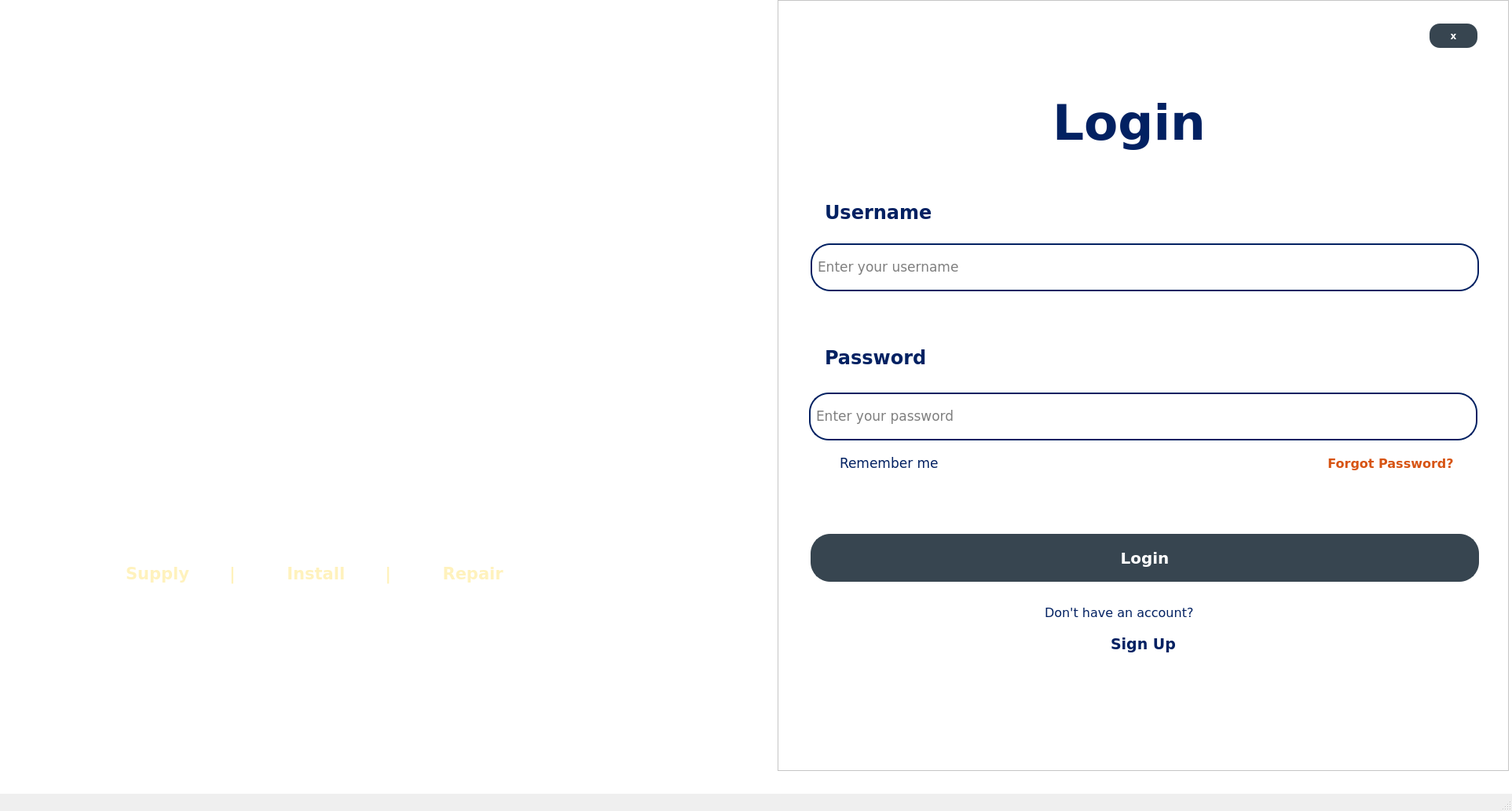
<?xml version="1.0" encoding="UTF-8"?>
<ui version="4.0">
 <class>OwnrLOGIN</class>
 <widget class="QMainWindow" name="OwnrLOGIN">
  <property name="geometry">
   <rect>
    <x>0</x>
    <y>0</y>
    <width>1925</width>
    <height>1033</height>
   </rect>
  </property>
  <property name="maximumSize">
   <size>
    <width>16777215</width>
    <height>16777215</height>
   </size>
  </property>
  <property name="windowTitle">
   <string>Inventory and Sales Management System</string>
  </property>
  <widget class="QWidget" name="centralwidget">
   <property name="styleSheet">
    <string notr="true">background-color: white;</string>
   </property>
   <widget class="QLabel" name="PIC">
    <property name="geometry">
     <rect>
      <x>0</x>
      <y>0</y>
      <width>1921</width>
      <height>982</height>
     </rect>
    </property>
    <property name="minimumSize">
     <size>
      <width>100</width>
      <height>40</height>
     </size>
    </property>
    <property name="maximumSize">
     <size>
      <width>16777215</width>
      <height>16777215</height>
     </size>
    </property>
    <property name="text">
     <string/>
    </property>
    <property name="pixmap">
     <pixmap resource="jj_owner_resources.qrc">:/JJimages/PIC_log_sign_in.png</pixmap>
    </property>
    <property name="scaledContents">
     <bool>true</bool>
    </property>
   </widget>
   <widget class="QLabel" name="label">
    <property name="geometry">
     <rect>
      <x>270</x>
      <y>130</y>
      <width>451</width>
      <height>331</height>
     </rect>
    </property>
    <property name="styleSheet">
     <string notr="true">background-color: transparent;</string>
    </property>
    <property name="text">
     <string/>
    </property>
    <property name="pixmap">
     <pixmap resource="jj_owner_resources.qrc">:/JJimages/JJLOGO.png</pixmap>
    </property>
    <property name="scaledContents">
     <bool>true</bool>
    </property>
   </widget>
   <widget class="QFrame" name="frame">
    <property name="geometry">
     <rect>
      <x>990</x>
      <y>0</y>
      <width>931</width>
      <height>982</height>
     </rect>
    </property>
    <property name="frameShape">
     <enum>QFrame::StyledPanel</enum>
    </property>
    <property name="frameShadow">
     <enum>QFrame::Raised</enum>
    </property>
    <widget class="QCheckBox" name="checkBox_rememberme">
     <property name="geometry">
      <rect>
       <x>60</x>
       <y>580</y>
       <width>201</width>
       <height>20</height>
      </rect>
     </property>
     <property name="font">
      <font>
       <family>Verdana</family>
       <pointsize>13</pointsize>
      </font>
     </property>
     <property name="styleSheet">
      <string notr="true">color: #022162;
font-family: &quot;Verdana&quot;, sans-serif; 
background: transparent;</string>
     </property>
     <property name="text">
      <string>Remember me</string>
     </property>
    </widget>
    <widget class="QPushButton" name="pushButton_xtolanding_owner">
     <property name="geometry">
      <rect>
       <x>830</x>
       <y>30</y>
       <width>61</width>
       <height>31</height>
      </rect>
     </property>
     <property name="font">
      <font>
       <family>Verdana</family>
       <pointsize>9</pointsize>
       <weight>87</weight>
       <bold>true</bold>
      </font>
     </property>
     <property name="styleSheet">
      <string notr="true">border-radius: 13px; 
padding: 1px; 
font-weight: 700;
font-family: &quot;Verdana&quot;, sans-serif; 
background-color: #374550; 
color: white;</string>
     </property>
     <property name="text">
      <string>x</string>
     </property>
    </widget>
    <widget class="QLabel" name="label_2">
     <property name="geometry">
      <rect>
       <x>350</x>
       <y>90</y>
       <width>261</width>
       <height>131</height>
      </rect>
     </property>
     <property name="font">
      <font>
       <family>Verdana</family>
       <pointsize>47</pointsize>
       <weight>87</weight>
       <bold>true</bold>
      </font>
     </property>
     <property name="styleSheet">
      <string notr="true">color: #022162;
font-weight: 700;
font-family: &quot;Verdana&quot;, sans-serif; 
background: transparent;</string>
     </property>
     <property name="text">
      <string>Login</string>
     </property>
    </widget>
    <widget class="QLabel" name="label_3">
     <property name="geometry">
      <rect>
       <x>60</x>
       <y>240</y>
       <width>181</width>
       <height>61</height>
      </rect>
     </property>
     <property name="font">
      <font>
       <family>Verdana</family>
       <pointsize>18</pointsize>
       <weight>87</weight>
       <bold>true</bold>
      </font>
     </property>
     <property name="styleSheet">
      <string notr="true">color: #022162;
font-weight: 700;
font-family: &quot;Verdana&quot;, sans-serif; 
background: transparent;</string>
     </property>
     <property name="text">
      <string>Username</string>
     </property>
    </widget>
    <widget class="QLabel" name="label_9">
     <property name="geometry">
      <rect>
       <x>60</x>
       <y>420</y>
       <width>181</width>
       <height>71</height>
      </rect>
     </property>
     <property name="font">
      <font>
       <family>Verdana</family>
       <pointsize>18</pointsize>
       <weight>87</weight>
       <bold>true</bold>
      </font>
     </property>
     <property name="styleSheet">
      <string notr="true">color: #022162;
font-weight: 700;
font-family: &quot;Verdana&quot;, sans-serif; 
background: transparent;</string>
     </property>
     <property name="text">
      <string>Password</string>
     </property>
    </widget>
    <widget class="QLineEdit" name="ownr_login_usrname">
     <property name="geometry">
      <rect>
       <x>42</x>
       <y>310</y>
       <width>851</width>
       <height>61</height>
      </rect>
     </property>
     <property name="font">
      <font>
       <family>Verdana</family>
       <pointsize>13</pointsize>
      </font>
     </property>
     <property name="styleSheet">
      <string notr="true">border: 2px solid #022162; 
border-radius: 25px; 
padding: 5px;
font-family: &quot;Verdana&quot;, sans-serif; </string>
     </property>
     <property name="placeholderText">
      <string>Enter your username</string>
     </property>
    </widget>
    <widget class="QLineEdit" name="ownr_login_password">
     <property name="geometry">
      <rect>
       <x>40</x>
       <y>500</y>
       <width>851</width>
       <height>61</height>
      </rect>
     </property>
     <property name="font">
      <font>
       <family>Verdana</family>
       <pointsize>13</pointsize>
      </font>
     </property>
     <property name="styleSheet">
      <string notr="true">border: 2px solid #022162; 
border-radius: 25px; 
padding: 5px;
font-family: &quot;Verdana&quot;, sans-serif; </string>
     </property>
     <property name="placeholderText">
      <string>Enter your password</string>
     </property>
    </widget>
    <widget class="QPushButton" name="pushButton_LOGIN">
     <property name="geometry">
      <rect>
       <x>42</x>
       <y>680</y>
       <width>851</width>
       <height>61</height>
      </rect>
     </property>
     <property name="font">
      <font>
       <family>Verdana</family>
       <pointsize>15</pointsize>
       <weight>87</weight>
       <bold>true</bold>
      </font>
     </property>
     <property name="styleSheet">
      <string notr="true">border: 2px solid #374550; 
border-radius: 25px; 
padding: 5px; 
font-weight: 700;
font-family: &quot;Verdana&quot;, sans-serif; 
background-color: #374550; 
color: white;</string>
     </property>
     <property name="text">
      <string>Login</string>
     </property>
    </widget>
    <widget class="QLabel" name="label_10">
     <property name="geometry">
      <rect>
       <x>340</x>
       <y>750</y>
       <width>261</width>
       <height>61</height>
      </rect>
     </property>
     <property name="font">
      <font>
       <family>Verdana</family>
       <pointsize>12</pointsize>
       <weight>50</weight>
       <bold>false</bold>
      </font>
     </property>
     <property name="styleSheet">
      <string notr="true">color: #022162;
font-family: &quot;Verdana&quot;, sans-serif; 
background: transparent;</string>
     </property>
     <property name="text">
      <string>Don't have an account?</string>
     </property>
    </widget>
    <widget class="QPushButton" name="pushButton_signup">
     <property name="geometry">
      <rect>
       <x>410</x>
       <y>790</y>
       <width>111</width>
       <height>61</height>
      </rect>
     </property>
     <property name="font">
      <font>
       <family>Verdana</family>
       <pointsize>14</pointsize>
       <weight>87</weight>
       <bold>true</bold>
      </font>
     </property>
     <property name="styleSheet">
      <string notr="true">border-radius: 25px; 
padding: 5px; 
font-weight: 700;
font-family: &quot;Verdana&quot;, sans-serif; 
background-color: transparent; 
color: #022162;</string>
     </property>
     <property name="text">
      <string>Sign Up</string>
     </property>
    </widget>
    <widget class="QPushButton" name="pushButton_forgotPass_login_page">
     <property name="geometry">
      <rect>
       <x>670</x>
       <y>570</y>
       <width>221</width>
       <height>41</height>
      </rect>
     </property>
     <property name="font">
      <font>
       <family>Verdana</family>
       <pointsize>12</pointsize>
       <weight>87</weight>
       <bold>true</bold>
      </font>
     </property>
     <property name="styleSheet">
      <string notr="true">border-radius: 25px; 
padding: 5px; 
font-weight: 700;
font-family: &quot;Verdana&quot;, sans-serif; 
background-color: transparent; 
color: #d75413;</string>
     </property>
     <property name="text">
      <string>Forgot Password?</string>
     </property>
    </widget>
   </widget>
   <widget class="QFrame" name="jframe">
    <property name="geometry">
     <rect>
      <x>-10</x>
      <y>460</y>
      <width>951</width>
      <height>431</height>
     </rect>
    </property>
    <property name="styleSheet">
     <string notr="true">background: transparent;</string>
    </property>
    <property name="frameShape">
     <enum>QFrame::StyledPanel</enum>
    </property>
    <property name="frameShadow">
     <enum>QFrame::Raised</enum>
    </property>
    <widget class="QLabel" name="label_18">
     <property name="geometry">
      <rect>
       <x>120</x>
       <y>20</y>
       <width>771</width>
       <height>111</height>
      </rect>
     </property>
     <property name="font">
      <font>
       <family>Verdana</family>
       <pointsize>24</pointsize>
       <weight>87</weight>
       <bold>true</bold>
      </font>
     </property>
     <property name="styleSheet">
      <string notr="true">color: #ffffff;
font-weight: 700;
font-family: &quot;Verdana&quot;, sans-serif; 
background: transparent;
</string>
     </property>
     <property name="text">
      <string>J &amp; J Roofsteel and Gutter Supply</string>
     </property>
    </widget>
    <widget class="QLabel" name="label_6">
     <property name="geometry">
      <rect>
       <x>340</x>
       <y>110</y>
       <width>291</width>
       <height>61</height>
      </rect>
     </property>
     <property name="font">
      <font>
       <family>Verdana</family>
       <pointsize>18</pointsize>
       <weight>87</weight>
       <bold>true</bold>
      </font>
     </property>
     <property name="styleSheet">
      <string notr="true">color: #ffffff;
font-weight: 700;
font-family: &quot;Verdana&quot;, sans-serif; 
background: transparent;
</string>
     </property>
     <property name="text">
      <string>Moalboal Branch</string>
     </property>
    </widget>
    <widget class="QLabel" name="label_11">
     <property name="geometry">
      <rect>
       <x>170</x>
       <y>250</y>
       <width>631</width>
       <height>41</height>
      </rect>
     </property>
     <property name="font">
      <font>
       <family>Verdana</family>
       <pointsize>16</pointsize>
       <weight>87</weight>
       <bold>true</bold>
      </font>
     </property>
     <property name="styleSheet">
      <string notr="true">color: #fff2bd; 
font-weight: 700;
font-family: &quot;Verdana&quot;, sans-serif; 
background: transparent; 
</string>
     </property>
     <property name="text">
      <string>Supply       |         Install       |         Repair    </string>
     </property>
    </widget>
   </widget>
  </widget>
  <widget class="QMenuBar" name="menubar">
   <property name="geometry">
    <rect>
     <x>0</x>
     <y>0</y>
     <width>1925</width>
     <height>26</height>
    </rect>
   </property>
  </widget>
  <widget class="QStatusBar" name="statusbar"/>
 </widget>
 <resources>
  <include location="jj_owner_resources.qrc"/>
  <include location="jj_owner_resources.qrc"/>
 </resources>
 <connections/>
</ui>
